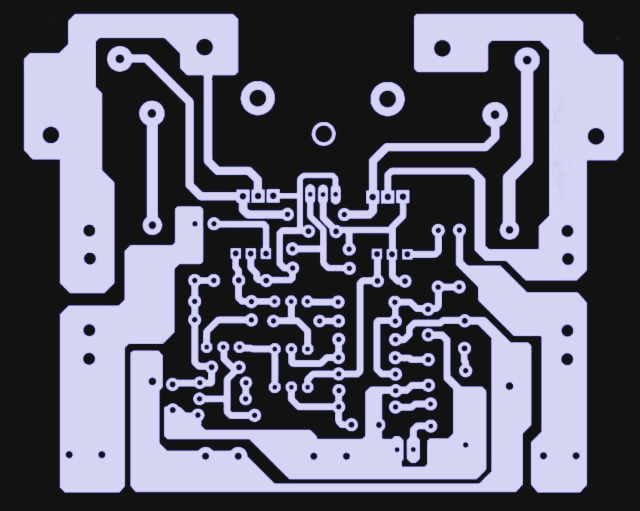
#> input picture ic image.jpeg, 1280 x 1021 px (shown at 1/2 size); its folder holds only this picture in this run
$ python -i TKINTER_SCANNER.py   (imports and definitions only)
#> lines starting #> are read from the running program, lines starting #| are printed output that depends on the picture; after the words box and inside, x2 and y2 are one past the last pixel; in counts of white or black regions, pixels touching at a corner belong together
import tkinter as tk
from tkinter import filedialog, messagebox
from PIL import Image, ImageDraw, ImageTk
import cv2
import numpy as np


# --- Globals ---
img = None
edge_img = None
display_img = None
tk_img = None
width = height = 0
scanning = False
animation_data = []  # stores list of contour point sequences
current_contour_index = 0
current_point_index = 0


# --- ML-style Nearest Neighbor Traversal using Extreme Points ---
def nearest_neighbor_order(contours):
    """Sort contours using nearest-neighbor traversal based on contour extreme points."""
    if not contours:
        return []

    contour_data = []
    for contour in contours:
        # Extract extreme points (leftmost, rightmost, topmost, bottommost)
        topmost = tuple(contour[contour[:, :, 1].argmin()][0])
        contour_data.append((contour, [ topmost,]))

    n = len(contour_data)
    visited = np.zeros(n, dtype=bool)
    order = []

    # Start with contour having the smallest (x + y) of its leftmost point (top-left most contour)
    start_idx = np.argmin([p[1][0][0] + p[1][0][1] for p in contour_data])
    current_idx = start_idx

    for _ in range(n):
        visited[current_idx] = True
        order.append(contour_data[current_idx])

        unvisited = np.where(~visited)[0]
        if len(unvisited) == 0:
            break

        # Compute distance to next contour based on nearest extreme point distance
        current_extremes = np.array(contour_data[current_idx][1])
        dists = []
        for j in unvisited:
            next_extremes = np.array(contour_data[j][1])
            # pairwise distances between extreme points
            dist_matrix = np.linalg.norm(
                current_extremes[:, None, :] - next_extremes[None, :, :], axis=2
            )
            dists.append(np.min(dist_matrix))

        current_idx = unvisited[np.argmin(dists)]

    return [c[0] for c in order]


# --- Image Loading ---
def open_image():
    global edge_img, display_img, tk_img, width, height, animation_data, scanning

    file_path = filedialog.askopenfilename(
        filetypes=[("JPEG Files", "*.jpg;*.jpeg"), ("All Files", "*.*")]
    )
#> the answer given: ic image.jpeg
    if not file_path:
        return

    image = cv2.imread(file_path)
#> image is the input picture: shape (1021, 1280, 3); mean B, G, R 115.6, 99.1, 99.5
    resized_img = cv2.resize(image, (1600, 1200))
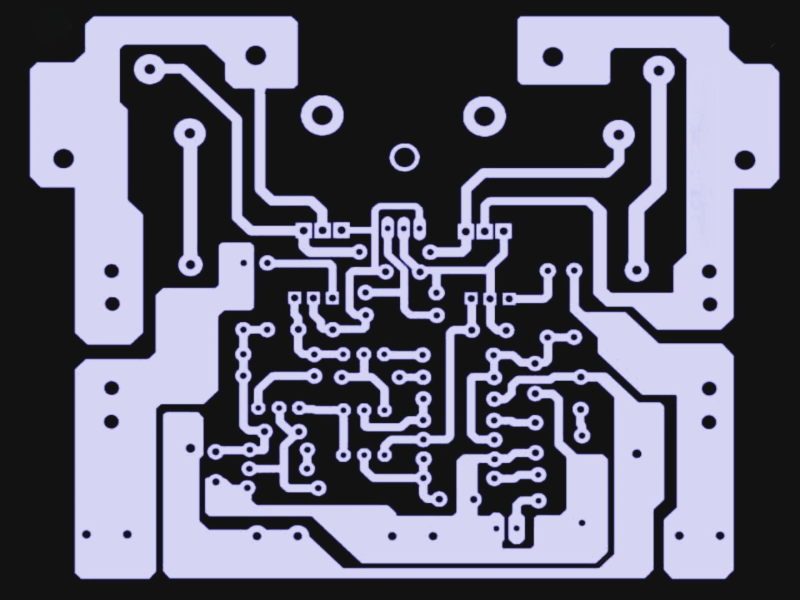
#> resized_img: shape (1200, 1600, 3) (shown at 1/2 size); mean B, G, R 115.5, 99.1, 99.5
    gray = cv2.cvtColor(resized_img, cv2.COLOR_BGR2GRAY)
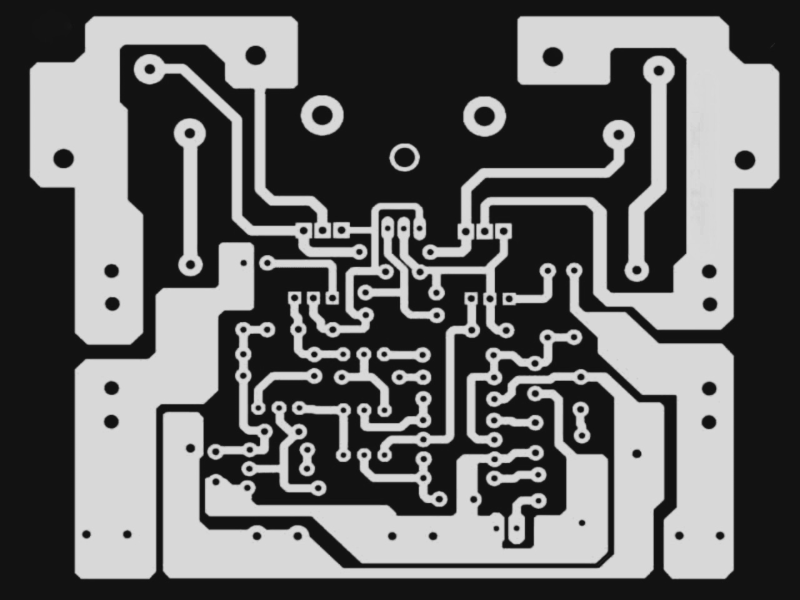
#> gray: shape (1200, 1600) (shown at 1/2 size); min 10, max 223, mean 101.1
    blurred = cv2.GaussianBlur(gray, (5, 5), 0)
    edges = cv2.Canny(blurred, 50, 150)
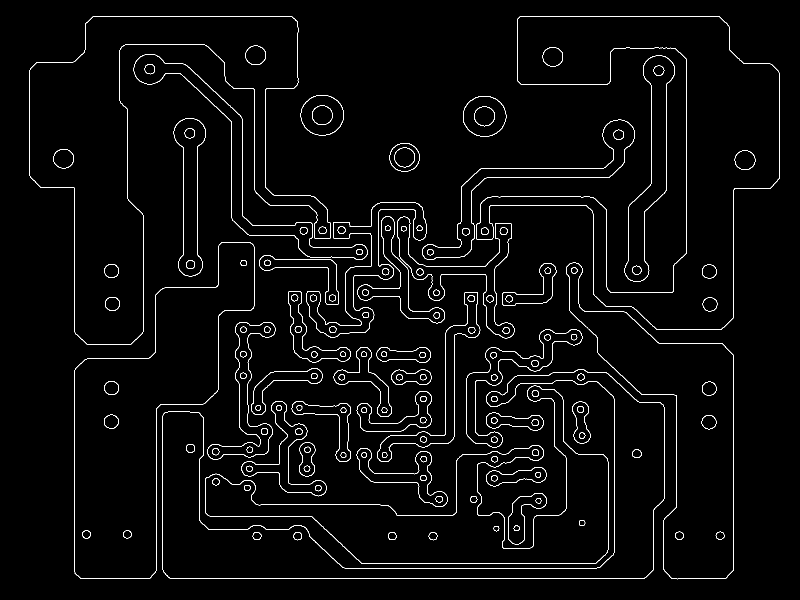
#> edges: shape (1200, 1600) (shown at 1/2 size); 2.4% white in thin lines or dots, all inside (x1, y1, x2, y2) = (59, 32, 1559, 1159)

    # Detect contours with hierarchy
    contours, hierarchy = cv2.findContours(edges.copy(), cv2.RETR_TREE, cv2.CHAIN_APPROX_NONE)
#> contours = 314 contours; largest, box (x1, y1, x2, y2) and area: (59, 32, 662, 690) 137678, (59, 32, 662, 690) 137365, (952, 32, 1559, 660) 137346, (952, 32, 1559, 660) 137046, (149, 484, 509, 1158) 109758
    if hierarchy is None:
        messagebox.showwarning("No Contours", "No edges detected in this image.")
        return

    hierarchy = hierarchy[0]
    external_contours = []

    # Only external contours (no parent)
    for i, contour in enumerate(contours):
        if cv2.contourArea(contour) < 30:
            continue
        if hierarchy[i][3] == -1:  # no parent → external
            external_contours.append(contour)
#> after the loop, external_contours = 35 contours; largest, box (x1, y1, x2, y2) and area: (59, 32, 662, 690) 137678, (952, 32, 1559, 660) 137346, (149, 484, 509, 1158) 109758, (325, 738, 1329, 1157) 100817, (410, 771, 1217, 1128) 83447

    # ML-style nearest neighbor ordering using extreme points
    ordered_contours = nearest_neighbor_order(external_contours)
#> the loop in nearest_neighbor_order, `for contour in contours:` made 35 passes
#> topmost on passes 1 to 12: (1071, 986), (1071, 934), (724, 896), (613, 884), (984, 825), (1157, 803), (593, 802), (551, 802), (842, 782), (1067, 771), (797, 739), (1158, 738)
#> after the loop in nearest_neighbor_order, `for contour in contours:`: contour_data = 35 items
#> in nearest_neighbor_order, `n = len(contour_data)`: n = 35
#> in nearest_neighbor_order, `start_idx = np.argmin([p[1][0][0] + p[1][0][1] for p in contour_data])`: start_idx = 34
#> the loop in nearest_neighbor_order, `for _ in range(n):` made 35 passes
#> current_extremes on passes 1 to 12: [[188, 32]], [[293, 108]], [[375, 236]], [[446, 484]], [[530, 510]], [[577, 583]], [[481, 644]], [[624, 736]], [[593, 802]], [[551, 802]], [[613, 884]], [[724, 896]]
#> after the loop in nearest_neighbor_order, `for _ in range(n):`: order = 35 items
#> ordered_contours has the same summary as external_contours

    # Build animation data (scaled for Tkinter display)
    animation_data.clear()
    for contour in ordered_contours:
        contour_points = []
        for p in contour:
            x, y = p[0]
            x_scaled = int(x * 800 / 1600)
            y_scaled = int(y * 600 / 1200)
            contour_points.append((x_scaled, y_scaled))
        animation_data.append(contour_points)
#> this loop made 35 passes
#> after the loop, animation_data = 35 items

    # Create black-white edge image for display background
    edge_canvas = np.zeros((1200, 1600, 3), dtype=np.uint8)
#> edge_canvas: shape (1200, 1600, 3); every value is 0
    for contour in ordered_contours:
        cv2.drawContours(edge_canvas, [contour], -1, (255, 255, 255), 1)
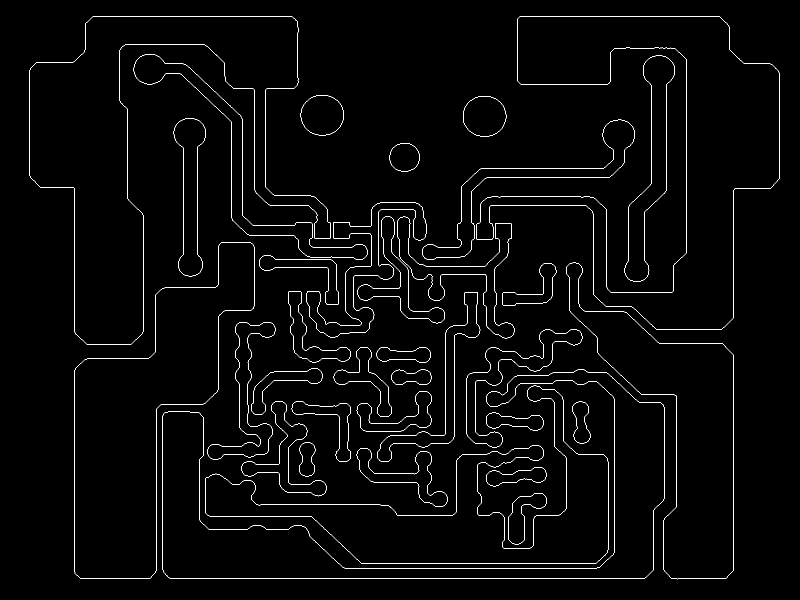
#> edge_canvas: shape (1200, 1600, 3) (shown at 1/2 size); 1.8% white in thin lines or dots, all inside (x1, y1, x2, y2) = (59, 32, 1559, 1159)

    img_rgb = cv2.cvtColor(edge_canvas, cv2.COLOR_BGR2RGB)
    img_pil = Image.fromarray(img_rgb)
    img_pil.thumbnail((800, 600))
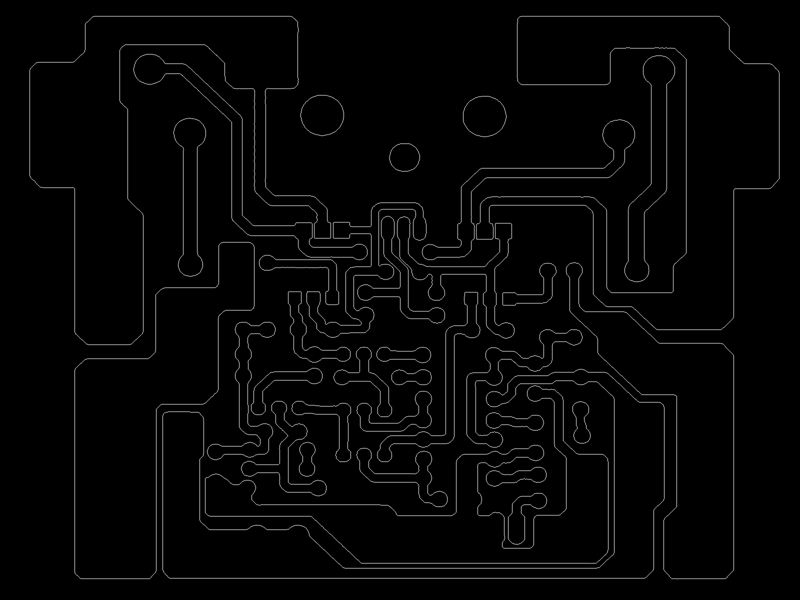
#> img_pil: PIL image 800x600 RGB; min 0, max 151, mean 5
    display_img = img_pil.copy()
    edge_img = img_pil.copy()
    width, height = display_img.size
#> width = 800; height = 600

    tk_img = ImageTk.PhotoImage(display_img)
#> (the run stopped early here; a loop or call above may not have finished)
